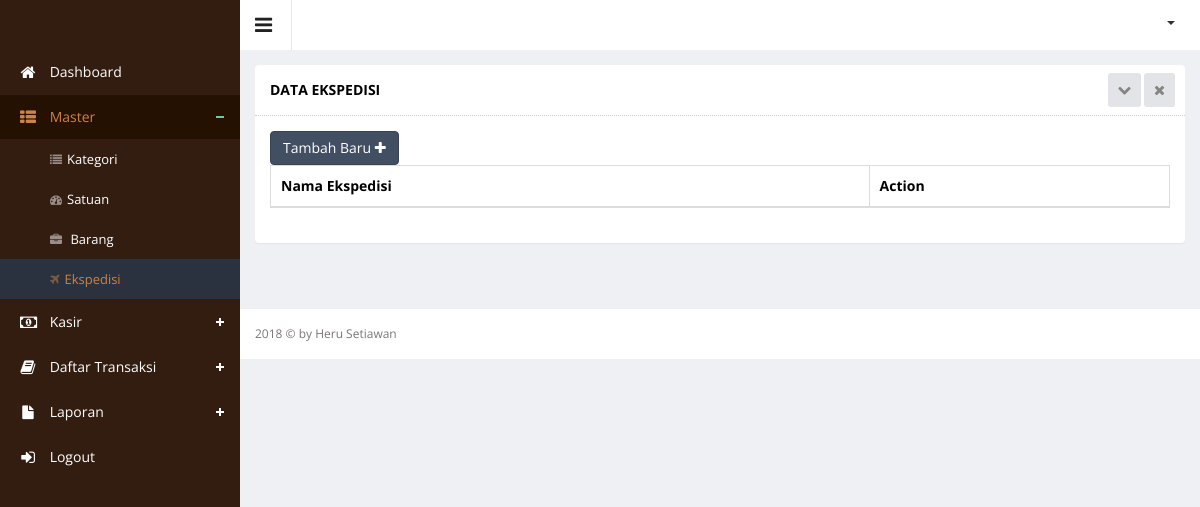
The page /index.php?hal=master/ekspedisi/list (signed in) on the database as committed earlier.
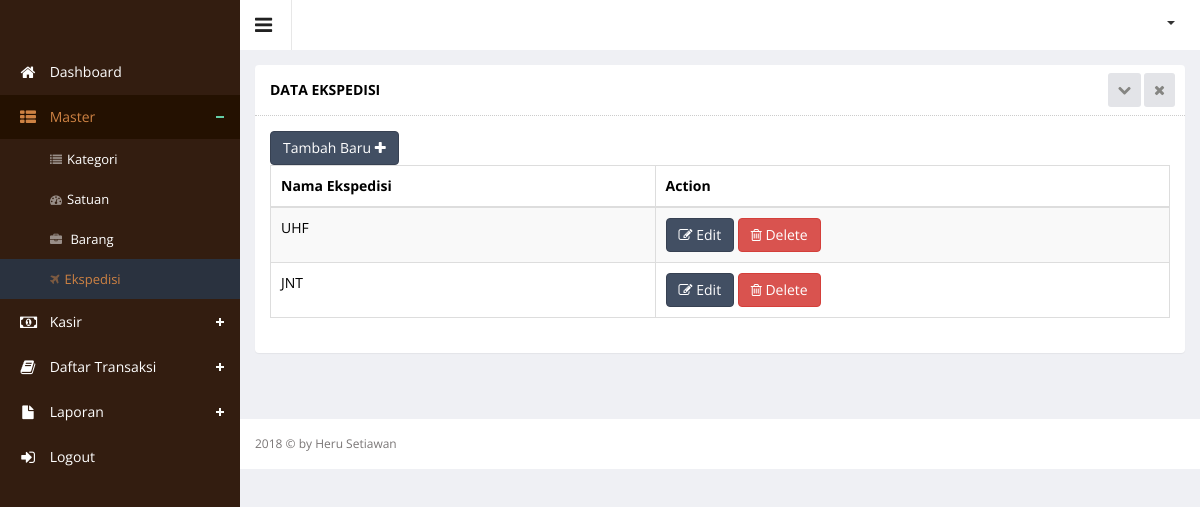
The same page on the database as committed later.
### tables this page shows
CREATE TABLE `ekspedisi` (
  `id_ekspedisi` int(5) NOT NULL,
  `nmekspedisi` varchar(30) NOT NULL
);

### master/ekspedisi/list.php (the view, shortened to what this page needs)
<div class="wrapper">
    <div class="row">
        <div class="col-sm-12">
            <section class="panel">
                <header class="panel-heading">
                    Data Ekspedisi
                    <span class="tools pull-right">
                        <a href="javascript:;" class="fa fa-chevron-down"></a>
                        <a href="javascript:;" class="fa fa-times"></a>
                     </span>
                </header>
                <div class="panel-body">
                    <div class="adv-table editable-table ">
                        <div class="clearfix">
                            <div class="btn-group">
                                <a href="?hal=master/ekspedisi/add">
                                    <button data-toggle="modal" class="btn btn-primary">
                                        Tambah Baru <i class="fa fa-plus"></i>
                                    </button>
                                </a>
                            </div>
                        </div>
                        <table class="table table-striped table-hover table-bordered" id="editable-sample">
                            <thead>
                            <tr>
                                <th>Nama Ekspedisi</th>
                                <th>Action</th>
                            </tr>
                            </thead>
                            <tbody>
                            <?php
                            $queryEkspedisi = $connect->query("SELECT * FROM ekspedisi ORDER BY id_ekspedisi DESC");
                            while ($rowEkspedisi = mysqli_fetch_array($queryEkspedisi)) {
                                ?>
                                <tr class="">
                                    <td><?php echo $rowEkspedisi['nmekspedisi']; ?></td>
                                    <td>
                                        <a href="?hal=master/ekspedisi/edit&id=<?php echo $rowEkspedisi['id_ekspedisi']; ?>">
                                            <button class="btn btn-primary" type="submit"><i class="fa fa-edit"></i>
                                                Edit
                                            </button>
                                        </a>
                                        <a href="?hal=master/ekspedisi/list&hapus=<?php echo $rowEkspedisi['id_ekspedisi']; ?>">
                                            <button class="btn btn-danger" type="submit" name="hapus"><i
                                                        class="fa fa-trash-o"></i> Delete
                                            </button>
                                        </a>
                                    </td>
                                </tr>
                            <?php } ?>
                            </tbody>
                        </table>
                    </div>
                </div>
            </section>
        </div>
    </div>
</div>

Rows that differ between the two databases and show on the page:
added ekspedisi: nmekspedisi "UHF"
added ekspedisi: nmekspedisi "JNT"
